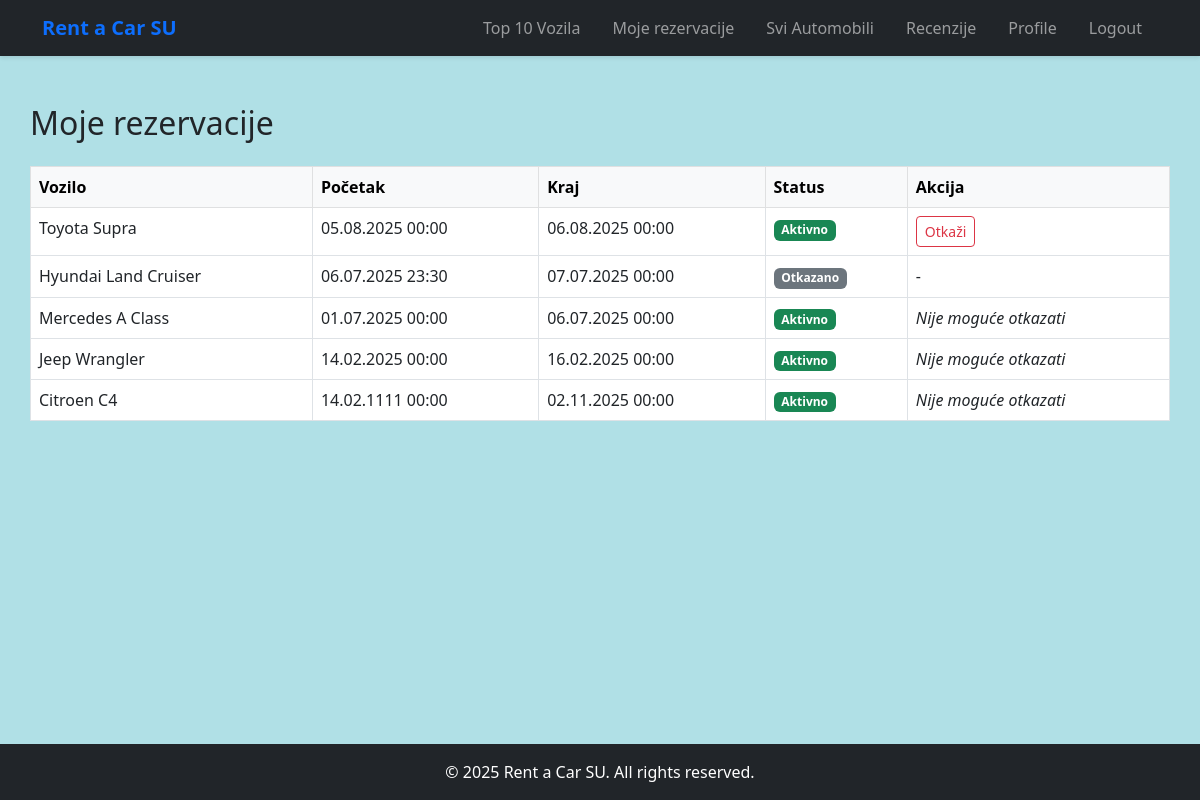
/my_reservations.php (signed in), run on the app's committed database.
### tables this page shows
CREATE TABLE `reservations` (
  `id` int(11) NOT NULL,
  `user_id` int(11) DEFAULT NULL,
  `vehicle_id` int(11) DEFAULT NULL,
  `start_datetime` datetime DEFAULT NULL,
  `end_datetime` datetime DEFAULT NULL,
  `code` varchar(100) DEFAULT NULL,
  `is_cancelled` tinyint(1) DEFAULT 0
);

CREATE TABLE `vehicles` (
  `id` int(11) NOT NULL,
  `name` varchar(100) DEFAULT NULL,
  `model` varchar(100) DEFAULT NULL,
  `year` int(11) DEFAULT NULL,
  `fuel_type` varchar(20) DEFAULT NULL,
  `seats` int(11) DEFAULT NULL,
  `image` varchar(255) DEFAULT NULL,
  `views` int(11) DEFAULT 0,
  `price_per_day` decimal(10,2) DEFAULT 0.00,
  `category_id` int(11) DEFAULT NULL,
  `popularity` int(11) DEFAULT 0,
  `gearbox` varchar(50) DEFAULT NULL,
  `is_available` tinyint(1) DEFAULT 1
);

### my_reservations.php (the view, shortened to what this page needs)
<?php
require_once 'includes/db_config.php';
include 'includes/header.php';
$user_id = $_SESSION['user']['id'];
$stmt = $pdo->prepare("SELECT r.*, v.name, v.model FROM reservations r JOIN vehicles v ON r.vehicle_id = v.id WHERE r.user_id = ? ORDER BY r.start_datetime DESC");
$stmt->execute([$user_id]);
$reservations = $stmt->fetchAll();
?>
<section class="container py-5">
    <h2>Moje rezervacije</h2>
    <?php if ($reservations): ?>
        <div class="table-responsive mt-4">
            <table class="table table-bordered">
                <thead class="table-light">
                <tr>
                    <th>Vozilo</th>
                    <th>Početak</th>
                    <th>Kraj</th>
                    <th>Status</th>
                    <th>Akcija</th>
                </tr>
                </thead>
                <tbody>
                <?php foreach ($reservations as $r): ?>
                    <tr>
                        <td><?php echo htmlspecialchars($r['name'] . ' ' . $r['model']); ?></td>
                        <td><?php echo date('d.m.Y H:i', strtotime($r['start_datetime'])); ?></td>
                        <td><?php echo date('d.m.Y H:i', strtotime($r['end_datetime'])); ?></td>
                        <td>
                            <?php echo $r['is_cancelled'] ? '<span class="badge bg-secondary">Otkazano</span>' : '<span class="badge bg-success">Aktivno</span>'; ?>
                        </td>
                        <td>
                            <?php
                            if (!$r['is_cancelled']) {
                                $now = new DateTime();
                                $start = new DateTime($r['start_datetime']);
                                $hours_left = ($start->getTimestamp() - $now->getTimestamp()) / 3600;
                                if ($hours_left >= 4) {
                                    echo '<form method="post" onsubmit="return confirm(\'Otkazati rezervaciju?\');">';
                                    echo '<button type="submit" class="btn btn-sm btn-outline-danger">Otkaži</button>';
                                    echo '</form>';
                                } else {
                                    echo '<em>Nije moguće otkazati</em>';
                                }
                            } else {
                                echo '-';
                            }
                            ?>
                        </td>
                    </tr>
                <?php endforeach; ?>
                </tbody>
            </table>
        </div>
    <?php else: ?>
        <p class="text-muted mt-4">Nemate nijednu rezervaciju.</p>
    <?php endif; ?>
</section>
<?php include 'includes/footer.php'; ?>

### style.css (style rules this page uses)
:root { --primary-color: #0d6efd; --secondary-color: #6c757d; --success-color: #198754; --light-color: #f8f9fa; --dark-color: #212529; --hero-gradient: linear-gradient(135deg, #0d6efd 0%, #0b5ed7 100%); }
body { font-family: 'Segoe UI', Tahoma, Geneva, Verdana, sans-serif; line-height: 1.6; color: var(--dark-color); background-color: powderblue !important; min-height: 100vh; display: flex; flex-direction: column; }
section.bg-light, section.py-5 { background-color: powderblue !important; }
section.bg-light, section.py-5 { padding: 3rem 0; }
.container { max-width: 1140px; margin: 0 auto; padding: 0 15px; }
.btn { padding: 0.75rem 1.5rem; border-radius: 6px; font-weight: 500; transition: all 0.3s; }

### data on the page
reservations: vehicle.model "Toyota Supra", start_datetime "05.08.2025 00:00", end_datetime "06.08.2025 00:00", is_cancelled "Aktivno"
reservations: vehicle.model "Hyundai Land Cruiser", start_datetime "06.07.2025 23:30", end_datetime "07.07.2025 00:00", is_cancelled "Otkazano"
reservations: vehicle.model "Mercedes A Class", start_datetime "01.07.2025 00:00", end_datetime "06.07.2025 00:00", is_cancelled "Aktivno"
reservations: vehicle.model "Jeep Wrangler", start_datetime "14.02.2025 00:00", end_datetime "16.02.2025 00:00", is_cancelled "Aktivno"
reservations: vehicle.model "Citroen C4", start_datetime "14.02.1111 00:00", end_datetime "02.11.2025 00:00", is_cancelled "Aktivno"
